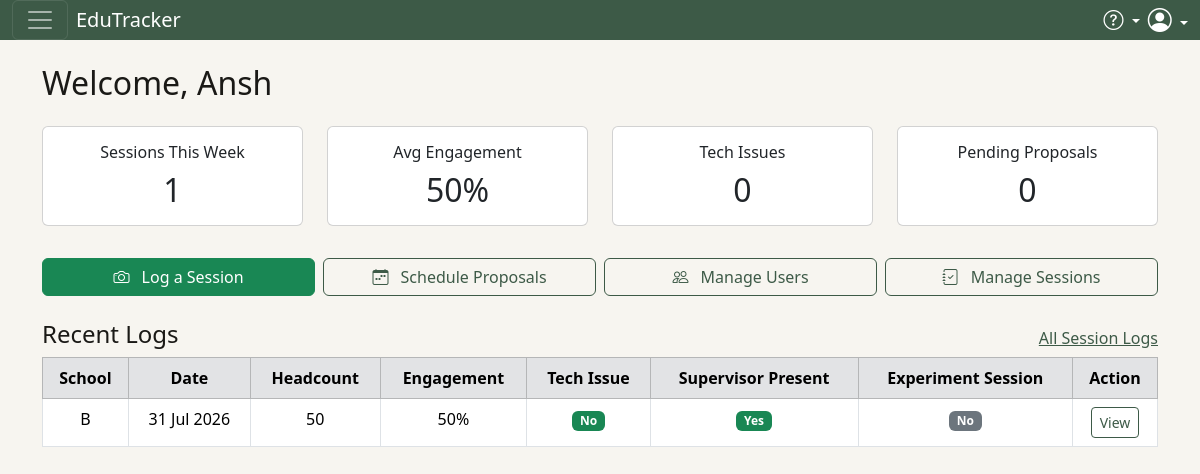
Page /superadmin/dashboard (signed in) on the committed database.
### models.py (models this page shows, shortened)
class User(UserMixin, db.Model):
    __tablename__ = "users"
    id = db.Column(db.Integer, primary_key=True)
    email = db.Column(db.String(120), unique=True, nullable=False)
    username = db.Column(db.String(80), unique=True, nullable=False)
    password_hash = db.Column(db.String(255), nullable=False)
    name = db.Column(db.String(120), nullable=False)
    role = db.Column(db.String(20), nullable=False)
    school = db.Column(db.String(50), nullable=True)

class SessionLog(db.Model):
    __tablename__ = "session_logs"
    id = db.Column(db.Integer, primary_key=True)
    school = db.Column(db.String(50), nullable=False)
    date = db.Column(db.Date, nullable=False)
    start_time = db.Column(db.String(10))
    end_time = db.Column(db.String(10))
    headcount = db.Column(db.Integer, nullable=False)
    engagement = db.Column(db.Integer, nullable=False)
    session_type = db.Column(db.String(20), default="normal")
    notes = db.Column(db.Text)
    feedback_sheets_collected = db.Column(db.Boolean, default=False)
    supervisor_present = db.Column(db.Boolean, default=False)
    technical_issue = db.Column(db.Boolean, default=False)
    issue_description = db.Column(db.Text, nullable=True)
    time_lost_minutes = db.Column(db.Integer, nullable=True)
    issue_resolved = db.Column(db.Boolean, default=False)
    called_superadmin = db.Column(db.Boolean, default=False)
    student_feedback_1 = db.Column(db.Text)
    student_feedback_2 = db.Column(db.Text)
    student_feedback_3 = db.Column(db.Text)
    created_by = db.Column(db.Integer, db.ForeignKey("users.id"), nullable=False)
    created_at = db.Column(db.DateTime, default=_datetime.utcnow)
    staff = db.relationship("User", backref="session_logs")
    photos = db.relationship("SessionPhoto", backref="session_log", lazy=True)

### app.py (the view)
    @app.route("/superadmin/dashboard")
    @role_required("superadmin")
    def dashboard_superadmin():
        auto_reject_expired_proposals()
        today = date.today()
        start_of_week = today - timedelta(days=today.weekday())
        end_of_week = start_of_week + timedelta(days=6)
        week_logs = SessionLog.query.filter(
            SessionLog.date >= start_of_week, SessionLog.date <= end_of_week
        ).all()
        stats = {
            "sessions_this_week": len(week_logs),
            "avg_engagement": (
                round(sum(l.engagement for l in week_logs) / len(week_logs))
                if week_logs
                else 0
            ),
            "tech_issues": sum(1 for l in week_logs if l.technical_issue),
            "pending_proposals": Schedule.query.filter_by(status="pending").count(),
        }
        recent_logs = SessionLog.query.order_by(SessionLog.date.desc()).limit(10).all()
        return render_template("dashboard_superadmin.html", stats=stats, recent_logs=recent_logs)

### app.py (called while the page is built, shortened)
@login_manager.user_loader
def load_user(user_id):
    return User.query.get(int(user_id))

def role_required(*roles):
    def decorator(f):
        @wraps(f)
        def wrapped(*args, **kwargs):
            if not current_user.is_authenticated:
                flash("Please log in to continue.", "warning")
                return redirect(url_for("login"))
            if current_user.role not in roles:
                flash("You are not authorized to view that page.", "danger")
                return redirect(url_for("dashboard"))
            return f(*args, **kwargs)
        return wrapped
    return decorator

def auto_reject_expired_proposals():
    now = datetime.now()
    pending = Schedule.query.filter_by(status="pending").all()
    db.session.commit()

### templates/dashboard_superadmin.html (shortened to what this page needs)
{% extends "base.html" %}
{% import "_recent_logs_table.html" as tables %}
{% block content %}
<div class="container mt-4">
    <h2>Welcome, {{ current_user.name }}</h2>
    <div class="row mt-4">
        <div class="col-md-3">
            <div class="card text-center">
                <div class="card-body">
                    <h6 class="card-title">Sessions This Week</h6>
                    <h2 class="mb-0">{{ stats.sessions_this_week }}</h2>
                </div>
            </div>
        </div>
        <div class="col-md-3">
            <div class="card text-center">
                <div class="card-body">
                    <h6 class="card-title">Avg Engagement</h6>
                    <h2 class="mb-0">{{ stats.avg_engagement }}%</h2>
                </div>
            </div>
        </div>
        <div class="col-md-3">
            <div class="card text-center">
                <div class="card-body">
                    <h6 class="card-title">Tech Issues</h6>
                    <h2 class="mb-0">{{ stats.tech_issues }}</h2>
                </div>
            </div>
        </div>
        <div class="col-md-3">
            <div class="card text-center">
                <div class="card-body">
                    <h6 class="card-title">Pending Proposals</h6>
                    <h2 class="mb-0">{{ stats.pending_proposals }}</h2>
                </div>
            </div>
        </div>
    </div>
    <div class="row mt-4 g-2">
        <div class="col-6 col-md-3">
            <a href="{{ url_for('superadmin_session_new') }}" class="btn btn-success w-100">
                <i class="bi bi-camera me-2"></i> Log a Session
            </a>
        </div>
        <div class="col-6 col-md-3">
            <a href="{{ url_for('superadmin_schedule') }}" class="btn btn-outline-primary w-100">
                <i class="bi bi-calendar-week me-2"></i> Schedule Proposals
            </a>
        </div>
        <div class="col-6 col-md-3">
            <a href="{{ url_for('superadmin_users') }}" class="btn btn-outline-primary w-100">
                <i class="bi bi-people me-2"></i> Manage Users
            </a>
        </div>
        <div class="col-6 col-md-3">
            <a href="{{ url_for('superadmin_manage_sessions') }}" class="btn btn-outline-primary w-100">
                <i class="bi bi-journal-check me-2"></i> Manage Sessions
            </a>
        </div>
    </div>
    <div class="mt-4">
        <div class="d-flex justify-content-between align-items-center">
            <h4>Recent Logs</h4>
            <a href="{{ url_for('superadmin_sessions') }}">All Session Logs</a>
        </div>
        {{ tables.recent_logs_table(recent_logs, 'superadmin_session_detail') }}
    </div>
</div>
{% endblock %}

### templates/_recent_logs_table.html
{% macro recent_logs_table(logs, view_endpoint) %}
<div class="table-responsive">
    <table class="table table-bordered text-center">
        <thead class="table-secondary">
            <tr>
                <th>School</th>
                <th>Date</th>
                <th>Headcount</th>
                <th>Engagement</th>
                <th>Tech Issue</th>
                <th>Supervisor Present</th>
                <th>Experiment Session</th>
                <th>Action</th>
            </tr>
        </thead>
        <tbody>
            {% for log in logs %}
            <tr class="{{ 'table-warning' if log.headcount == 0 else '' }}">
                <td>{{ log.school }}</td>
                <td>{{ log.date.strftime('%d %b %Y') }}</td>
                <td>{{ log.headcount }}</td>
                <td>{{ log.engagement }}%</td>
                <td>
                    {% if log.technical_issue %}
                    <span class="badge bg-danger">Yes</span>
                    {% else %}
                    <span class="badge bg-success">No</span>
                    {% endif %}
                </td>
                <td>
                    {% if log.supervisor_present %}
                    <span class="badge bg-success">Yes</span>
                    {% else %}
                    <span class="badge bg-secondary">No</span>
                    {% endif %}
                </td>
                <td>
                    {% if log.session_type == 'experiment' %}
                    <span class="badge bg-primary">Yes</span>
                    {% else %}
                    <span class="badge bg-secondary">No</span>
                    {% endif %}
                </td>
                <td>
                    <a href="{{ url_for(view_endpoint, session_id=log.id) }}" class="btn btn-sm btn-outline-primary">View</a>
                </td>
            </tr>
            {% else %}
            <tr>
                <td colspan="8">No logs yet.</td>
            </tr>
            {% endfor %}
        </tbody>
    </table>
</div>
{% endmacro %}

### static/css/base.css (style rules this page uses)
body { background-color: #f7f5f0; color: #1a1916; }
.btn-outline-primary { color: #3d5a47; border-color: #3d5a47; }
a { color: #3d5a47; }

### rows in the picture
User: name "Ansh"
SessionLog: school "B", date "31 Jul 2026", headcount "50", engagement "50", technical_issue "No", supervisor_present "Yes", session_type "No"

### other values in the picture
{{ stats.sessions_this_week }} "1"
{{ stats.avg_engagement }} "50"
{{ stats.tech_issues }} "0"
{{ stats.pending_proposals }} "0"
